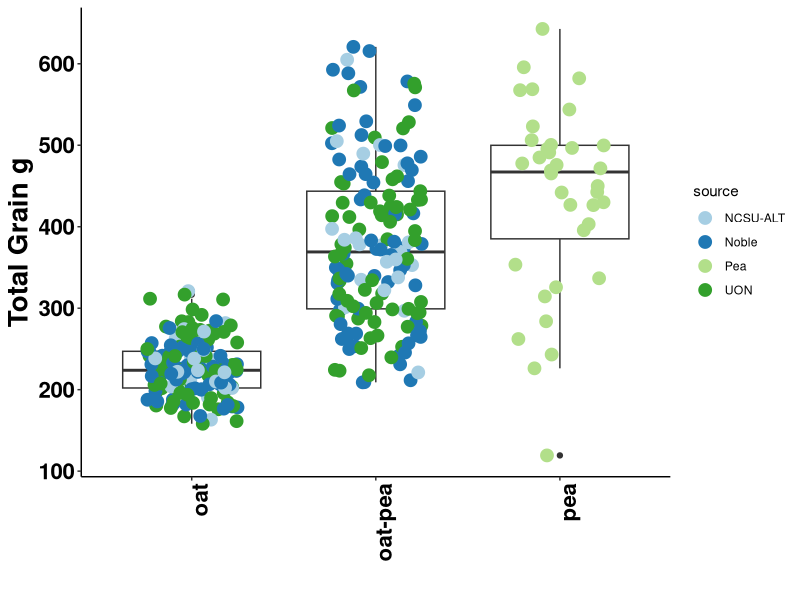
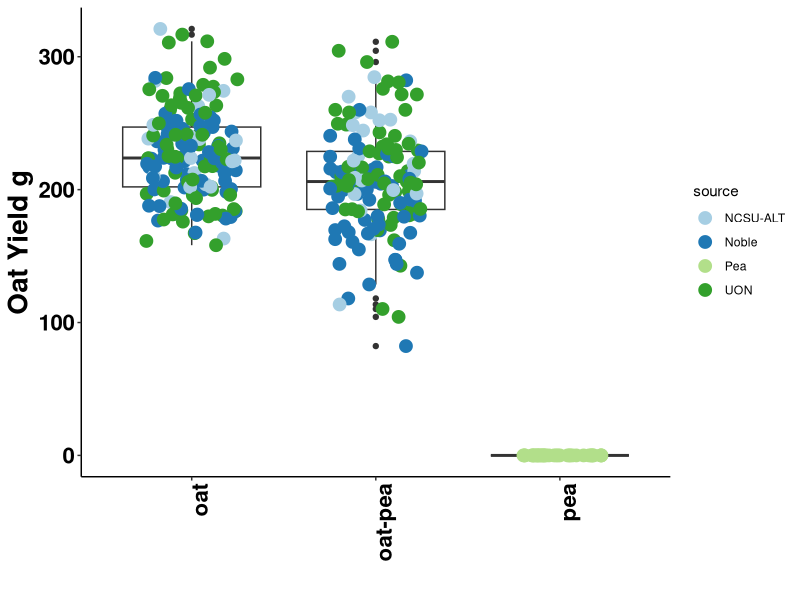
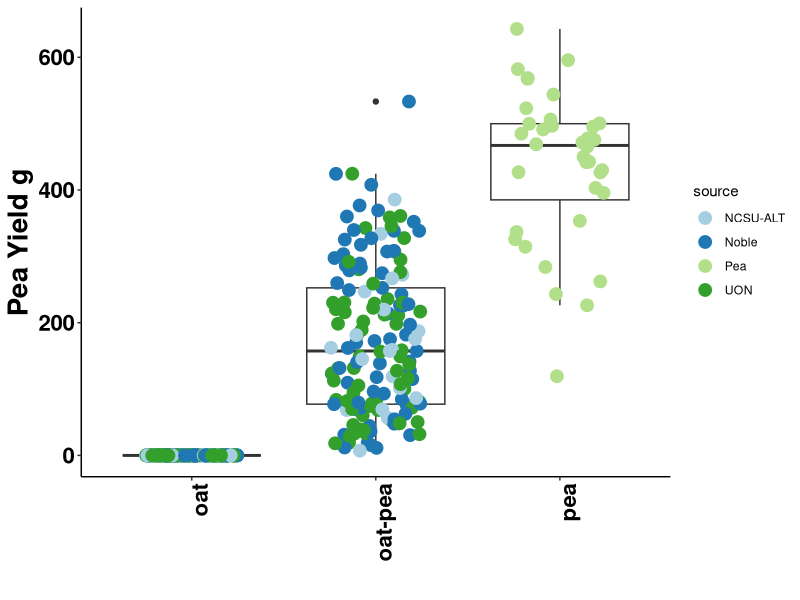
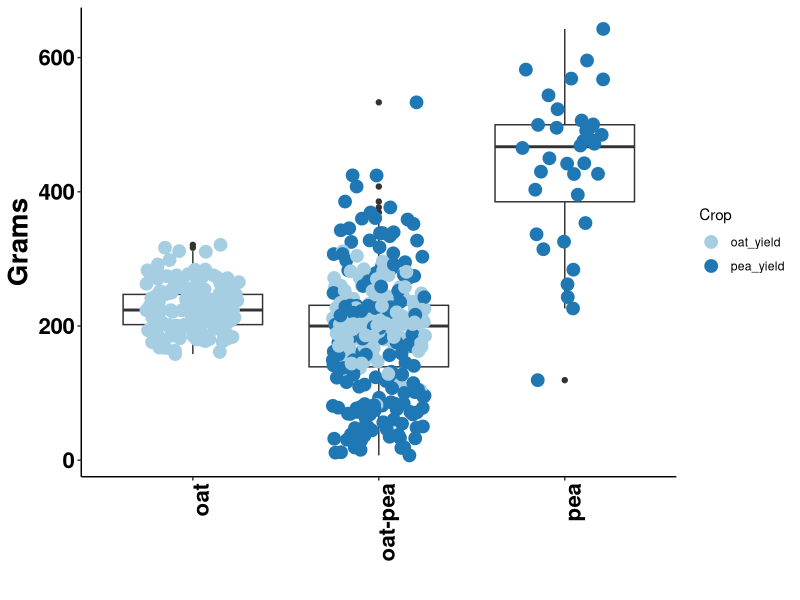
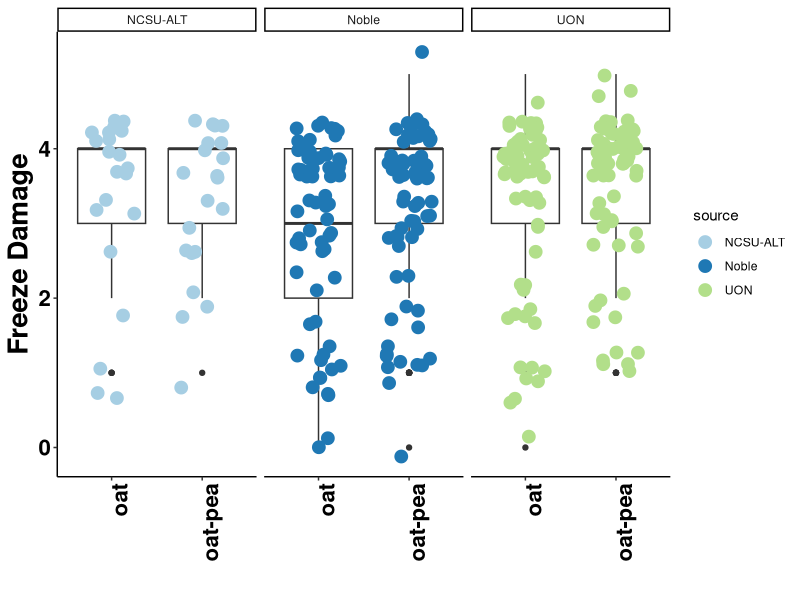
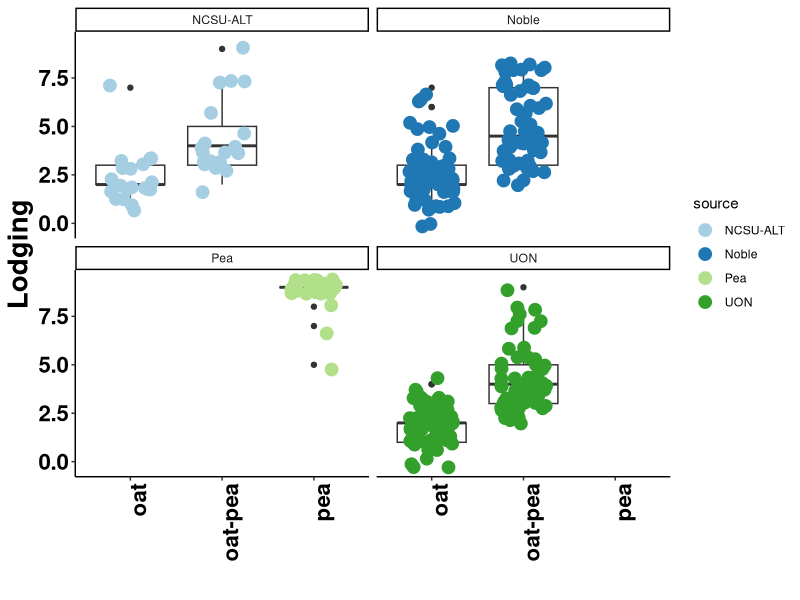
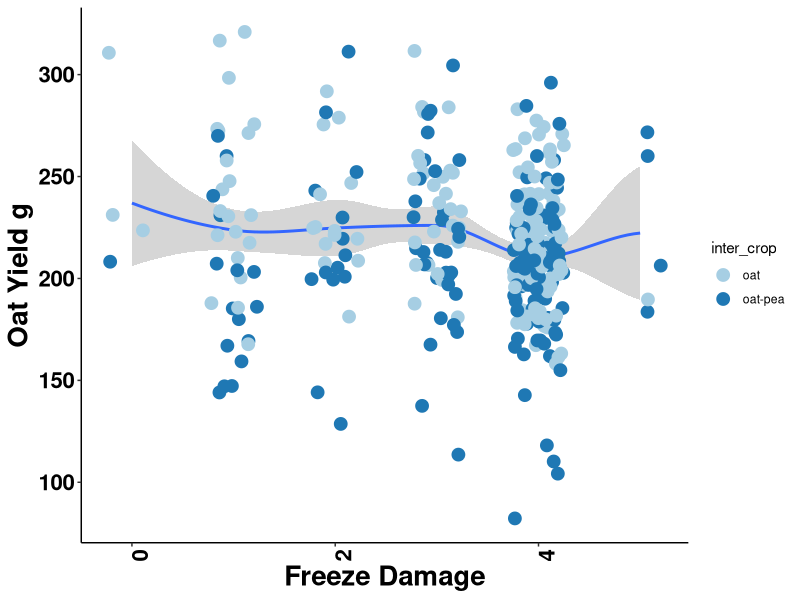

Recreate these plots in R, in order. (Note: this script raises an error after producing the figures.)
## ---- chunk 1
knitr::opts_chunk$set(echo = TRUE,warning = FALSE, message = FALSE)
## ---- chunk 2
library(RColorBrewer)
library(tidyverse)
library(readxl)
library(kableExtra)
library(ggrepel)
library(readr)

## ---- chunk 3

Cornell_WinterOatPeaIntercrop_2024_Ithaca <- read_csv("data/Cornell_WinterOatPeaIntercrop_2024_Ithaca.csv")

Cornell_WinterOatPeaIntercrop_2024_Ithaca_plot_meta <- read_excel("data/Cornell_WinterOatPeaIntercrop_2024_Ithaca_plot_meta.xlsx")


## ---- chunk 4
plot_data <- Cornell_WinterOatPeaIntercrop_2024_Ithaca %>% 
  mutate("plot_name" = if_else(observationLevel == "subplot",str_sub(observationUnitName,end = -11), observationUnitName)) %>% 
  left_join(Cornell_WinterOatPeaIntercrop_2024_Ithaca_plot_meta,join_by(plot_name) ) %>% 
  rowwise() %>% 
  mutate(pea_yield = if_else(inter_crop == "pea",
                             sum(`Grain yield - g/m2|CO_350:0000260`,`Pea grain yield - g/m2|COMP:0000049`,na.rm=TRUE),`Pea grain yield - g/m2|COMP:0000049` )) %>% 
  mutate(oat_yield = if_else(inter_crop == "oat",
                             sum(`Grain yield - g/m2|CO_350:0000260`,`Pea grain yield - g/m2|COMP:0000049`,na.rm=TRUE),`Grain yield - g/m2|CO_350:0000260` )) %>% 
  mutate(pea_yield = if_else(inter_crop == "oat", 0 , pea_yield )) %>% 
  mutate(oat_yield = if_else(inter_crop == "pea", 0 , oat_yield )) %>% 
  select(observationLevel,observationUnitDbId,inter_crop ,source,
         replicate,plotNumber,germplasmName, inter_crop,
         oat_yield,
         pea_yield,
         `Lodging severity - 0-9 Rating|CO_350:0005007`,
         `Freeze damage severity - 0-9 Rating|CO_350:0005001`,
         `Winter survival - percent|CO_350:0000170`) %>% 
  filter(observationLevel == "plot") %>% 
  filter(source != "Barley") %>% 
  filter(source != "Martens") %>% 
  mutate("total_yield" = oat_yield+pea_yield)


## ---- chunk 5
plot_data %>% 
  kable(align = "c") %>% 
  kable_classic(full_width=F,position = "left")%>% 
 scroll_box(width = "900px", height = "300px")
## ---- chunk 6

plot_data %>% 
    ggplot(aes(inter_crop,total_yield))+
      geom_boxplot() +
      geom_jitter(aes(inter_crop,total_yield,color=source),width = 0.25,size=4)+
      xlab("")+
      ylab("Total Grain g")+
      scale_color_brewer(palette="Paired")+
      theme_classic()+
      theme(axis.text.x=element_text(angle = 90, hjust = 1))+
      theme(axis.text=element_text(size=20), axis.title=element_text(size=20,face="bold"))+
      theme(axis.text.x = element_text(face = "bold", color = "black", size = 16))+
      theme(axis.text.y = element_text(face = "bold", color = "black", size = 16))



## ---- chunk 7


plot_data %>% 
  ggplot(aes(inter_crop,oat_yield))+
  geom_boxplot() +
  geom_jitter(aes(inter_crop,oat_yield,color=source),width = 0.25,size=4)+
  xlab("")+
  ylab("Oat Yield g")+
  scale_color_brewer(palette="Paired")+
  theme_classic()+
  theme(axis.text.x=element_text(angle = 90, hjust = 1))+
  theme(axis.text=element_text(size=20), axis.title=element_text(size=20,face="bold"))+
  theme(axis.text.x = element_text(face = "bold", color = "black", size = 16))+
  theme(axis.text.y = element_text(face = "bold", color = "black", size = 16))




## ---- chunk 8


plot_data %>% 
  ggplot(aes(inter_crop,pea_yield))+
  geom_boxplot() +
  geom_jitter(aes(inter_crop,pea_yield,color=source),width = 0.25,size=4)+
  xlab("")+
  ylab("Pea Yield g")+
  scale_color_brewer(palette="Paired")+
  theme_classic()+
  theme(axis.text.x=element_text(angle = 90, hjust = 1))+
  theme(axis.text=element_text(size=20), axis.title=element_text(size=20,face="bold"))+
  theme(axis.text.x = element_text(face = "bold", color = "black", size = 16))+
  theme(axis.text.y = element_text(face = "bold", color = "black", size = 16))



## ---- chunk 9


plot_data %>% 
  select(inter_crop,plotNumber, oat_yield, pea_yield) %>% 
  pivot_longer(oat_yield:pea_yield, names_to = "Crop", values_to = "grams") %>% 
  filter(grams != 0) %>% 
    ggplot(aes(inter_crop,grams))+
      geom_boxplot() +
      geom_jitter(aes(inter_crop,grams,color=Crop),width = 0.25,size=4)+
      xlab("")+
      ylab("Grams")+
      scale_color_brewer(palette="Paired")+
      theme_classic()+
      theme(axis.text.x=element_text(angle = 90, hjust = 1))+
      theme(axis.text=element_text(size=20), axis.title=element_text(size=20,face="bold"))+
      theme(axis.text.x = element_text(face = "bold", color = "black", size = 16))+
      theme(axis.text.y = element_text(face = "bold", color = "black", size = 16))






## ---- chunk 10

plot_data %>%
  filter(source != "Pea") %>% 
  ggplot(aes(inter_crop,`Freeze damage severity - 0-9 Rating|CO_350:0005001`))+
  geom_boxplot() +
  geom_jitter(aes(inter_crop,`Freeze damage severity - 0-9 Rating|CO_350:0005001`,color=source),width = 0.25,size=4)+
  xlab("")+
  ylab("Freeze Damage")+
  scale_color_brewer(palette="Paired")+
  theme_classic()+
  theme(axis.text.x=element_text(angle = 90, hjust = 1))+
  theme(axis.text=element_text(size=20), axis.title=element_text(size=20,face="bold"))+
  theme(axis.text.x = element_text(face = "bold", color = "black", size = 16))+
  theme(axis.text.y = element_text(face = "bold", color = "black", size = 16))+
  facet_wrap(~source)




## ---- chunk 11

plot_data %>%
  ggplot(aes(inter_crop,`Lodging severity - 0-9 Rating|CO_350:0005007`))+
  geom_boxplot() +
  geom_jitter(aes(inter_crop,`Lodging severity - 0-9 Rating|CO_350:0005007`,color=source),width = 0.25,size=4)+
  xlab("")+
  ylab("Lodging")+
  scale_color_brewer(palette="Paired")+
  theme_classic()+
  theme(axis.text.x=element_text(angle = 90, hjust = 1))+
  theme(axis.text=element_text(size=20), axis.title=element_text(size=20,face="bold"))+
  theme(axis.text.x = element_text(face = "bold", color = "black", size = 16))+
  theme(axis.text.y = element_text(face = "bold", color = "black", size = 16))+
  facet_wrap(~source)



## ---- chunk 12
library(lme4)
library(afex)

data <-plot_data %>% 
  select(oat_yield,inter_crop,replicate,germplasmName,
         `Freeze damage severity - 0-9 Rating|CO_350:0005001`) %>%
  rename(damage = `Freeze damage severity - 0-9 Rating|CO_350:0005001`) %>% 
  filter(inter_crop != "pea") %>% 
  mutate(inter_crop = as.factor(inter_crop)) %>% 
  mutate(replicate = as.factor(replicate)) %>% 
  mutate(germplasmName = as.factor(germplasmName))
  
lm_yield <- lme4::lmer(oat_yield ~ (damage) + (1|germplasmName) + (1|replicate) + (1|inter_crop) , data = data)




df_yield <- as.data.frame(VarCorr(lm_yield))
vg_yield <- df_yield[df_yield$grp == "germplasmName","vcov"]
ve_yield <- df_yield[df_yield$grp == "Residual", "vcov"]
h2_yield <- vg_yield/(vg_yield + ve_yield/(2))


print(vc <- VarCorr(lm_yield)) ## default print method: standard dev and corr
## both variance and std.dev.
print(vc,comp=c("Variance","Std.Dev."), digits=2)
## variance only
print(vc, comp=c("Variance"))
## standard deviations only, but covariances rather than correlations
print(vc, corr = FALSE)
as.data.frame(vc)
as.data.frame(vc, order="lower.tri")

data <- data %>% 
  mutate(inter_crop = as.factor(inter_crop)) %>% 
  mutate(replicate = as.factor(replicate)) %>% 
  mutate(germplasmName = as.factor(germplasmName))




lm_yield <- lm(oat_yield ~ (damage), data = data)

summary(lm_yield)
anova(lm_yield)
as.data.frame(coef(lm_yield))





data %>%
  ggplot(aes(damage,oat_yield))+
  geom_smooth() +
  geom_jitter(aes(damage,oat_yield,color=inter_crop),width = 0.25,size=4)+
  xlab("Freeze Damage")+
  ylab("Oat Yield g")+
  scale_color_brewer(palette="Paired")+
  theme_classic()+
  theme(axis.text.x=element_text(angle = 90, hjust = 1))+
  theme(axis.text=element_text(size=20), axis.title=element_text(size=20,face="bold"))+
  theme(axis.text.x = element_text(face = "bold", color = "black", size = 16))+
  theme(axis.text.y = element_text(face = "bold", color = "black", size = 16))





## ---- chunk 13
data2 <- data %>%
  arrange(-oat_yield) %>%
  head(30) %>%
  filter(damage<=3)
unique(data2$germplasmName)

data2 %>% 
write.table("clipboard", sep="\t", row.names=FALSE)

## ---- chunk 14

## ---- chunk 15

## ---- chunk 16

## ---- chunk 17
